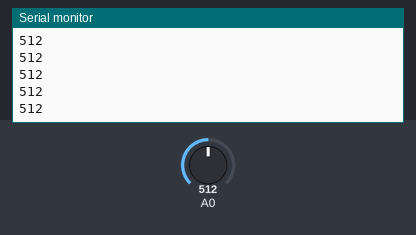
Recording of a sketch running on a simulated Arduino Uno, built with avr-gcc and run on an emulated ATmega328P. Parts: the last lines printed to the serial monitor. The inputs (shaded band) are chosen by the test bench; at power-on: A0 = 512.

Above: at 1.2 s.
1.3 s: A0 set to 716
At 1.9 s:
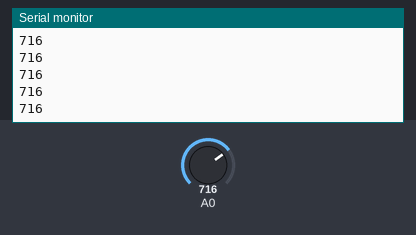
2.8 s: A0 set to 900
At 3.5 s:
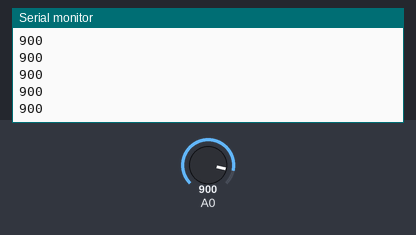
Timing chart, 0 to 5.8 s (numbered marks = the images above; inputs shaded):
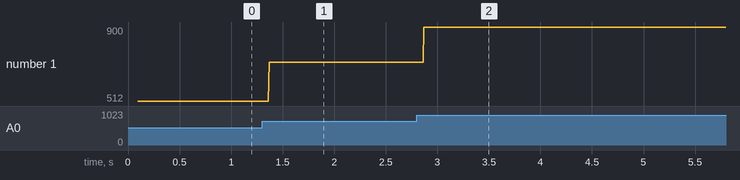

The sketch:

test-sketch.ino
```cpp
void setup() {
  Serial.begin(9600);
  Serial.println("========================================");
  Serial.println("TEST");
  Serial.println("========================================");

  pinMode(0, INPUT);
}

void loop() {
  // put your main code here, to run repeatedly:
  Serial.println(analogRead(0));
}
```

Measured:
- after the input at 1.3 s, the serial monitor: prints a new line after 0.07 s (image 1)
- after the input at 2.8 s, the serial monitor: prints a new line after 0.07 s (image 2)
- plotted number 1: 512 → 716 after the input at 1.3 s, 716 → 900 after the input at 2.8 s
